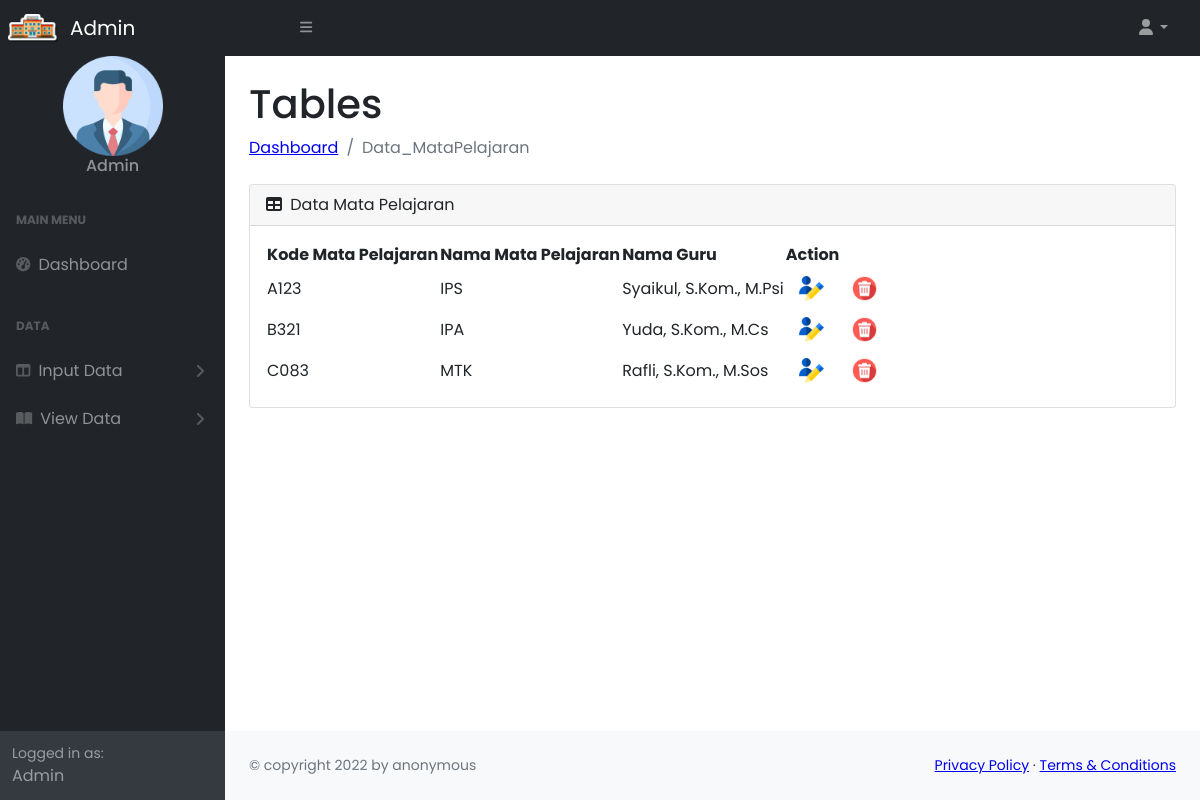
/admin/data_mapel.php (signed in), run on the app's committed database.
### tables this page shows
CREATE TABLE `mapel` (
  `kode_mapel` varchar(15) NOT NULL,
  `nama_mapel` varchar(30) NOT NULL,
  `nip_guru` int(15) NOT NULL
);

CREATE TABLE `guru` (
  `nip` int(15) NOT NULL,
  `nama` varchar(30) NOT NULL,
  `no_hp` int(15) NOT NULL,
  `alamat` varchar(50) NOT NULL
);

### admin/data_mapel.php (the view, shortened to what this page needs)
<!DOCTYPE html>
<html lang="en">
<head>
    <link href="https://cdn.jsdelivr.net/npm/simple-datatables@latest/dist/style.css" rel="stylesheet" />
    <link href="styles.css" rel="stylesheet" />
</head>
<body class="sb-nav-fixed">
    <nav class="sb-topnav navbar navbar-expand navbar-dark bg-dark">
        <img src="../assets/school.png" width="50px" class="icon d-inline-block align-center ms-2 me-2" alt="">
        <a class="navbar-brand ps-1" href="dashboard.php">Admin</a>
        <button class="btn btn-link btn-sm order-1 order-lg-0 me-4 me-lg-0" id="sidebarToggle" href="#!"><i class="fas fa-bars"></i></button>
        <ul class="navbar-nav ms-auto ms-md-0 me-3 me-lg-4">
            <li class="nav-item dropdown">
                <a class="nav-link dropdown-toggle" id="navbarDropdown" href="#" role="button" data-bs-toggle="dropdown" aria-expanded="false"><i class="fas fa-user fa-fw"></i></a>
            </li>
        </ul>
    </nav>
    <div id="layoutSidenav">
        <div id="layoutSidenav_nav">
            <nav class="sb-sidenav accordion sb-sidenav-dark" id="sidenavAccordion">
                <div class="admin-user row">
                    <center>
                        <img src="../assets/profile.png" width="100px" alt="">
                        <h6>Admin</h6>
                    </center>
                </div>
                <div class="sb-sidenav-menu">
                    <div class="nav">
                        <div class="sb-sidenav-menu-heading">Main Menu</div>
                        <a class="nav-link" href="dashboard.php">
                            <div class="sb-nav-link-icon"><i class="fas fa-tachometer-alt"></i></div>
                            Dashboard
                        </a>
                        <div class="sb-sidenav-menu-heading">Data</div>
                        <a class="nav-link collapsed" href="#" data-bs-toggle="collapse" data-bs-target="#collapseLayouts" aria-expanded="false" aria-controls="collapseLayouts">
                            <div class="sb-nav-link-icon"><i class="fas fa-columns"></i></div>
                            Input Data
                            <div class="sb-sidenav-collapse-arrow"><i class="fas fa-angle-down"></i></div>
                        </a>
                        <a class="nav-link collapsed" href="#" data-bs-toggle="collapse" data-bs-target="#viewData" aria-expanded="false" aria-controls="collapseLayouts">
                            <div class="sb-nav-link-icon"><i class="fas fa-book-open"></i></div>
                            View Data
                            <div class="sb-sidenav-collapse-arrow"><i class="fas fa-angle-down"></i></div>
                        </a>
                    </div>
                </div>
                <div class="sb-sidenav-footer">
                    <div class="small">Logged in as:</div>
                    Admin
                </div>
            </nav>
        </div>
        <div id="layoutSidenav_content">
            <main>
                <div class="container-fluid px-4">
                    <h1 class="mt-4">Tables</h1>
                    <ol class="breadcrumb mb-4">
                        <li class="breadcrumb-item"><a href="dashboard.php">Dashboard</a></li>
                        <li class="breadcrumb-item active">Data_MataPelajaran</li>
                    </ol>
                    <div class="card mb-4">
                        <div class="card-header">
                            <i class="fas fa-table me-1"></i>
                            Data Mata Pelajaran
                        </div>
                        <div class="card-body">
                            <table id="datatablesSimple">
                                <thead>
                                    <tr>
                                        <th>Kode Mata Pelajaran</th>
                                        <th>Nama Mata Pelajaran</th>
                                        <th>Nama Guru</th>
                                        <th colspan="2">Action</th>
                                    </tr>
                                </thead>
                                <tbody>
                                    <?php
                                    include '../connection/connection.php';
                                    $sql = "SELECT mapel.kode_mapel, mapel.nama_mapel, guru.nama
                                    FROM mapel
                                    INNER JOIN guru ON guru.nip = mapel.nip_guru;";
                                    $query = mysqli_query($connect, $sql);
                                    while ($data_mapel = mysqli_fetch_array($query)) {
                                    ?>
                                        <tr>
                                            <td><?= $data_mapel['kode_mapel'] ?></td>
                                            <td><?= $data_mapel['nama_mapel'] ?></td>
                                            <td><?= $data_mapel['nama'] ?></td>
                                            <td><a type="submit" href="edit_mapel.php?kode_mapel=<?= $data_mapel['kode_mapel'] ?>" class="btn"><img src="../assets/user.png" width="25px" alt=""></a></td>
                                            <td> <a type="submit" href="../operation/delete.php?kode_mapel=<?= $data_mapel['kode_mapel'] ?>" class="btn"><img src="../assets/delete.png" width="25px" alt=""></a>
                                            </td>
                                        </tr>
                                    <?php
                                    }
                                    ?>
                                </tbody>
                            </table>
                        </div>
                    </div>
                </div>
            </main>
            <footer class="py-4 bg-light mt-auto">
                <div class="container-fluid px-4">
                    <div class="d-flex align-items-center justify-content-between small">
                        <div class="text-muted">&copy; copyright 2022 by anonymous</div>
                        <div>
                            <a href="#">Privacy Policy</a>
                            &middot;
                            <a href="#">Terms &amp; Conditions</a>
                        </div>
                    </div>
                </div>
            </footer>
        </div>
    </div>
</body>
</html>

### data on the page
mapel: kode_mapel "A123", nama_mapel "IPS", nip_guru.nama "Syaikul, S.Kom., M.Psi"
mapel: kode_mapel "B321", nama_mapel "IPA", nip_guru.nama "Yuda, S.Kom., M.Cs"
mapel: kode_mapel "C083", nama_mapel "MTK", nip_guru.nama "Rafli, S.Kom., M.Sos"
